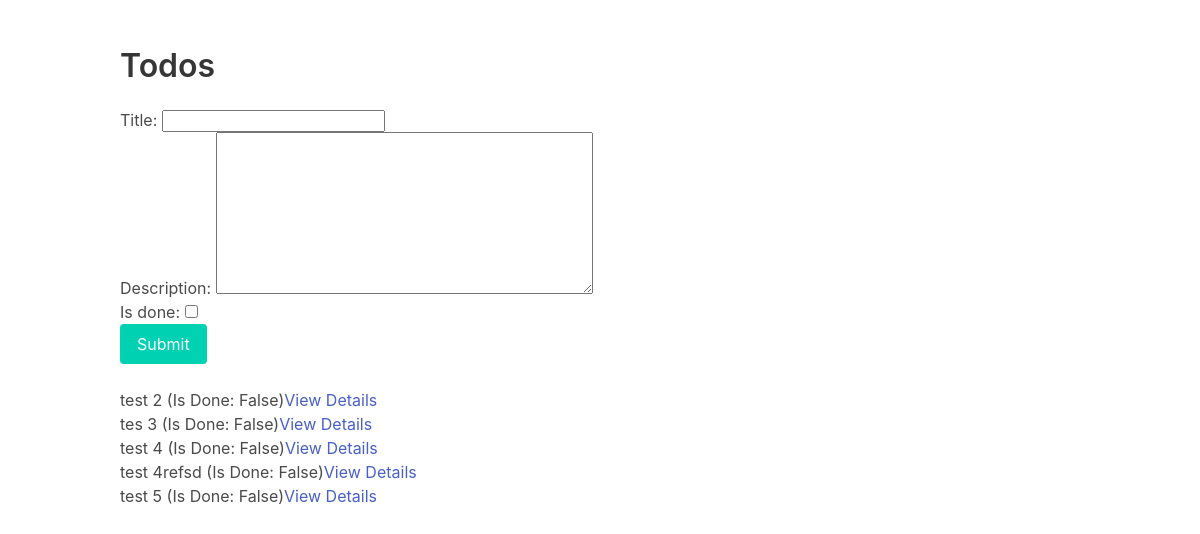
Page /todos/ on the earlier database version.
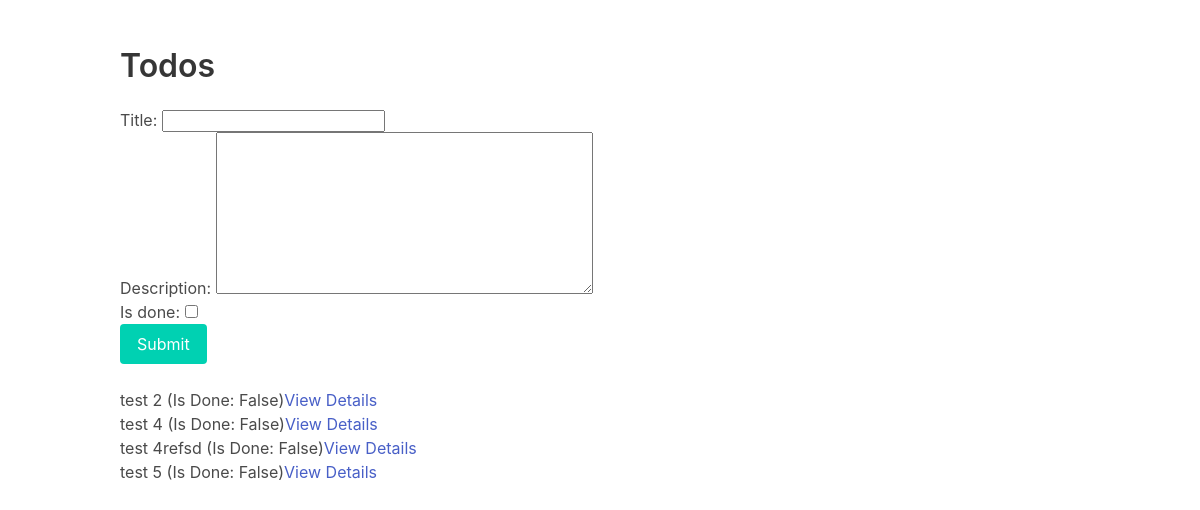
Same page on the later database version.
### todo/models.py (models this page shows)
class Todo(models.Model):
    title = models.CharField(max_length=225)
    description = models.TextField(blank=True, null=True)
    is_done = models.BooleanField(default=False)
    date_added = models.DateField(auto_now_add=True)

### todo/views.py (the view)
# urls.py: path('todos/', include('todo.urls')),
def todos(request):
    if request.method == 'POST':
        form = TodoForm(request.POST)
        if form.is_valid():
            form.save()
            return redirect('todos')
    else:
        form = TodoForm()
    todos = Todo.objects.filter(is_done=False)
    return render(request, 'todos.html', {'todos': todos, 'form': form})

### todo/forms.py
class TodoForm(ModelForm):
    class Meta:
        model = Todo
        fields = ['title', 'description', 'is_done']

### todo/templates/todos.html (shortened to what this page needs)
{% extends 'base.html' %}
{% block content %}
<div class="columns is-multiline">
    <div class="column is-12">
        <h1 class="title">Todos</h1>
    </div>
    <div class="column is-12">
        <form method="post">
            {{ form.as_p }}
            <div class="field">
                <div class="control">
                    <button class="button is-primary">Submit</button>
                </div>
            </div>
        </form>
    </div>
    <div class="column is-12">
        {% for todo in todos %}
            <p>{{ todo.title }} (Is Done: {{ todo.is_done }})<a href="{% url 'todo' todo.id %}">View Details</a> </p>
        {% empty %}
            <p>You don't have any Todos yet.</p>
        {% endfor %}
    </div>
</div>
{% endblock %}

### todo/templates/base.html (shortened to what this page needs)
<!DOCTYPE html>
<html>
  <head>
    <link rel="stylesheet" href="https://cdn.jsdelivr.net/npm/bulma@0.9.2/css/bulma.min.css">
  </head>
  <body>
  <section class="section">
    <div class="container">
        {% block content %}
        {% endblock %}
    </div>
  </section>
  </body>
</html>

Differences in the rows shown:
no longer on this page (row edited): Todo: title "tes 3", is_done "False"
